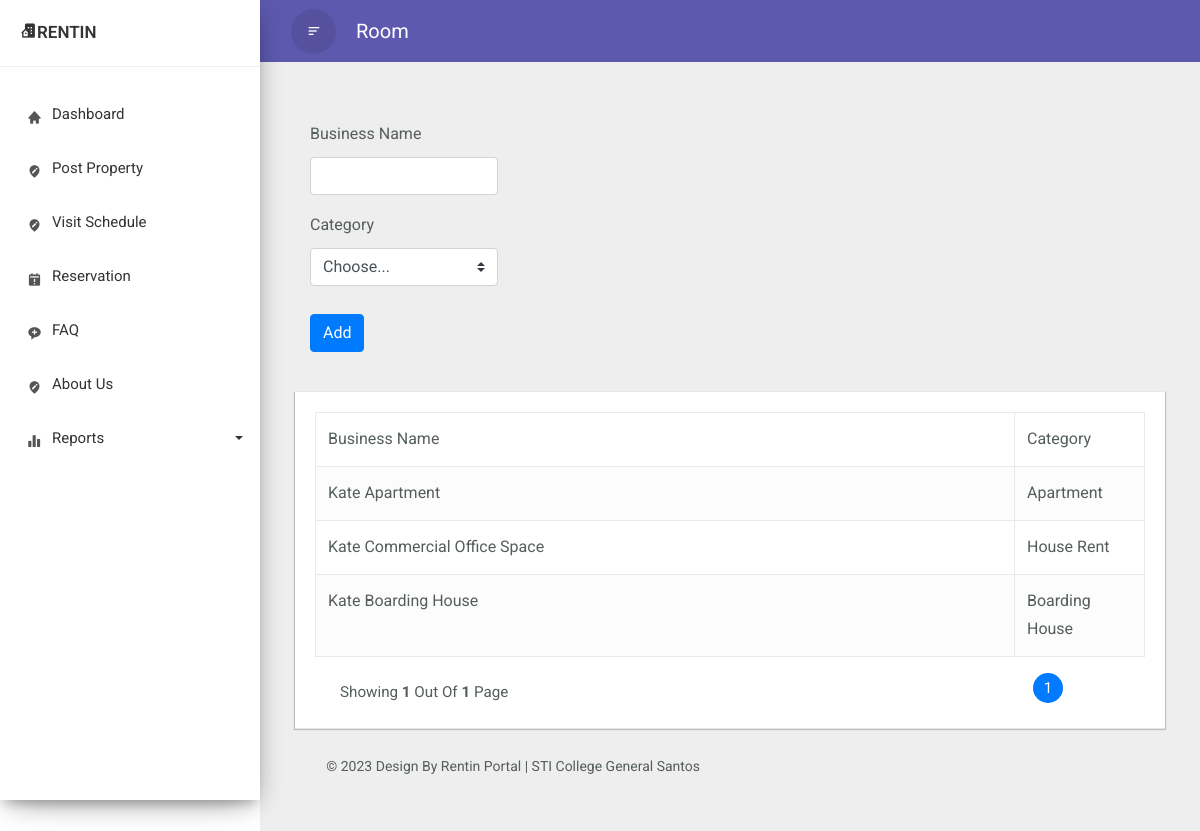
/ownerBN.php, run on the app's committed database.
### tables this page shows
CREATE TABLE `businessname` (
  `id` int(11) NOT NULL,
  `bname_ID` varchar(99) NOT NULL,
  `bname` varchar(99) NOT NULL,
  `category` varchar(99) NOT NULL,
  `user_ID` varchar(99) NOT NULL
);

### ownerBN.php (the view, shortened to what this page needs)
<!doctype html>
<html lang="en">
    <head>
        <link rel="stylesheet" href="css/bootstrap.min.css">
        <link href='https://unpkg.com/boxicons@2.1.4/css/boxicons.min.css' rel='stylesheet'>
    </head>
    <body>
    <div class="wrapper">
            <nav id="sidebar">
                <div class="sidebar-header">
                    <h3><i class='bx bxs-building-house'></i><span>Rentin</span></h3>
                </div>
                <ul class="list-unstyled components">
			        <li>
                        <a href="ownerDashboard.php" class="dashboard"><i class="bx bxs-home"></i><span>Dashboard</span></a>
                    </li>
                    <li class="dropdown">
                        <a href = "ownerProperty.php">
					    <i class="bx bxs-edit-location"></i><span>Post Property</span></a>
                    </li>
                    <li>
                        <a href = "ownerVisit.php">
					    <i class="bx bxs-edit-location"></i><span>Visit Schedule</span></a>
                    </li>
                    <li class="dropdown">
                    <a href = "reservation.php">
					    <i class="bx bxs-calendar-exclamation"></i><span>Reservation</span></a>
                    </li>
                    <li class="dropdown">
                    <a href = "FAQ.php">
					    <i class="bx bxs-message-rounded-add"></i><span>FAQ</span></a>
                    </li>
                    <li class="dropdown">
                        <a href = "ownerAboutUs.php">
					    <i class="bx bxs-edit-location"></i><span>About Us</span></a>
                    </li>
                    <li class="dropdown">
                        <a href="#pageSubmenu5" data-toggle="collapse" aria-expanded="false" class="dropdown-toggle">
					    <i class="bx bxs-bar-chart-alt-2"></i><span>Reports</span></a>
                    </li>
               </ul>
            </nav>
            <div id="content">
		        <div class="top-navbar">
                    <nav class="navbar navbar-expand-lg">
                        <div class="container-fluid">
                        <button type="button" id="sidebarCollapse" class="d-xl-block d-lg-block d-md-mone d-none">
                            <span class="bx bx-menu-alt-left"></span>
                        </button>
					    <a class="navbar-brand" href="#"> Room </a>
                        </div>
                    </nav>
	            </div>
			    <div class="main-content">
                    <div class = "container my-5">
                        <div class = "tab-content">
                            <div class = "tab-pane active show fade" id = "tab-type">
                                <div class="containers">
                                    <div class="col-lg-3 col-md-6 col-sm-6">
                                        <form method = "post" action = "">
                                            <div class = "form-group">
                                                <label> Business Name </label>
                                                <input type = "text" name = "bname" id = "type_0" class = "myInput form-control">
                                            </div>
                                            <div class="form-goup">
                                                    <label for="validationCustom02">Category </label>
                                                    <select class="custom-select" id="validationCustom02" name = "category" required>
                                                        <option selected disabled value="">Choose...</option>
                                                    </select>
                                                </div><br>
                                            <button type="button" class="btn btn-primary addType" data-toggle="modal" data-target="#confirm">
                                                Add
                                            </button>
                                        </form>
                                    </div>
                                    <div class="container-xl">
                                        <div class="table-wrapper">
                                            <div class="table-title">
                                                <table class="table table-striped table-hover table-bordered">
                                                    <thead>
                                                        <tr>
                                                            <th>Business Name</th>
                                                            <th>Category</th>
                                                        </tr>
                                                    </thead>
                                                    <tbody>
                                                        <?php
                                                            include "dbconn.php";
                                                            if(isset($_GET['page']) && $_GET['page'] !== "") {
                                                                $page = $_GET['page'];
                                                            } else {
                                                                $page = 1;
                                                            }
                                                            $limit = 6;
                                                            $sql = "SELECT * FROM businessname";
                                                            $result = mysqli_query($conn, $sql);
                                                            while ($row = mysqli_fetch_assoc($result)) {
                                                            ?>
                                                                <tr class = "data-row">
                                                                    <td> <?php echo $row['bname']; ?> </td>
                                                                    <td> <?php echo $row['category']; ?> </td>
                                                                </tr>
                                                            <?php
                                                            }
                                                        ?>
                                                    </tbody>
                                                </table>
                                                <div class="clearfix">
                                                    <ul class="pagination">
                                                        <?php
                                                        $query =  "SELECT COUNT(*) FROM businessname";
                                                        $result_count = mysqli_query($conn, $query);
                                                        $records = mysqli_fetch_row($result_count);
                                                        $total_records = $records[0];
                                                        $total_pages = ceil($total_records / $limit);
                                                        $link = "";
                                                        ?>
                                                        <?php
                                                            for ($counter = 1; $counter <= $total_pages; $counter++){
                                                                if ($counter == $page) {
                                                                    $link .= "<li class = 'page-item active'>
                                                                        <a class = 'page-link' href= 'incRoom?page="
                                                                        .$counter."'>".$counter." </a></li>";
                                                                } else {
                                                                    $link .= "<li class = 'page-item'>
                                                                        <a class = 'page-link' href='incRoom.php?page=".$counter."'> ".$counter." </a> </li>";
                                                                }
                                                            };
                                                            echo $link;
                                                        ?>
                                                    </ul>
                                                    <div class="hint-text">Showing <b> <?= $page; ?> </b> out of <b> <?= $total_pages; ?></b> page</div>
                                                </div>
                                            </div>
                                        </div>
                                    </div>
                                </div>
                            </div>
                        </div>
				<footer class="footer">
                    <div class="container-fluid">
				        <div class="row">
				            <div class="col-md-6">
				                <p class="copyright d-flex justify-content-end">
                                &copy 2023 Design by Rentin Portal | STI College General Santos
                                </p>
				            </div>
				        </div>
				    </div>
                </footer>
			</div>
        </div>
    </div>
  </body>
</html>

### data on the page
businessname: bname "Kate Apartment", category "Apartment"
businessname: bname "Kate Commercial Office Space", category "House Rent"
businessname: bname "Kate Boarding House", category "Boarding House"

### other printed values
$page "1"
$total_pages "1"
